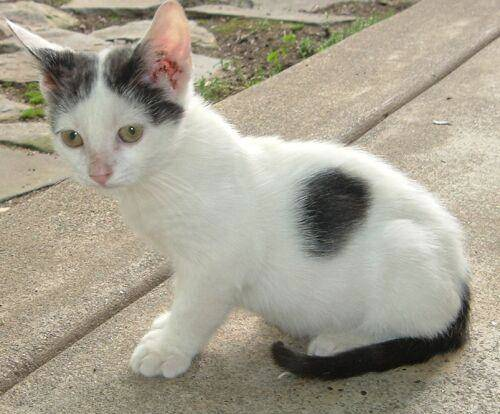
#> input picture img/cat.jpg, 500 x 414 px
$ python calchist.py
#> lines starting #> are read from the running program, lines starting #| are printed output that depends on the picture
import cv2
import matplotlib.pyplot as plt
import numpy as np


img = cv2.imread(r"./img/cat.jpg")
#> img is the input picture: shape (414, 500, 3); mean B, G, R 144.3, 159.9, 165.9
gray = cv2.cvtColor(img, cv2.COLOR_BGR2GRAY)
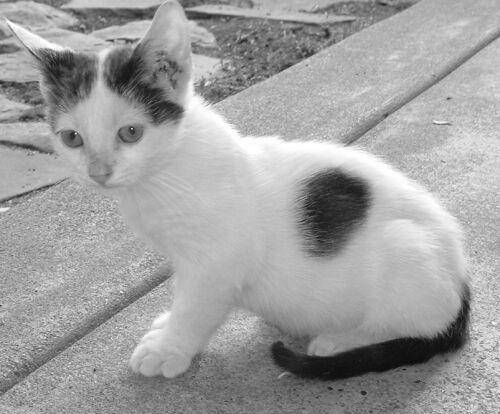
#> gray: shape (414, 500); min 1, max 255, mean 159.9
# 直方图
hist = cv2.calcHist([gray], [0], None, [256], [0, 256])
#> hist = 256 values, max 3659 at index 179, min 0 at index 0, mean 808.6
# 均衡化
equ = cv2.equalizeHist(gray)
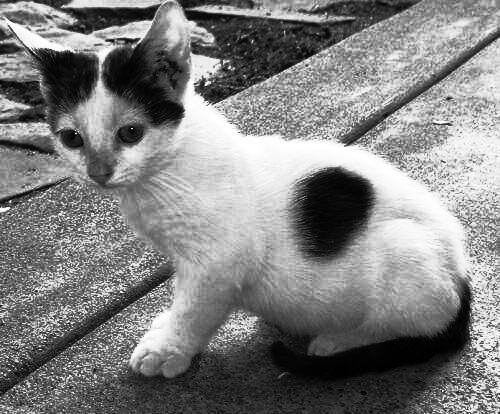
#> equ: shape (414, 500); min 0, max 255, mean 128.6

# 自适应均衡化
clahe = cv2.createCLAHE(clipLimit=2.0, tileGridSize=(8, 8))
cl1 = clahe.apply(gray)
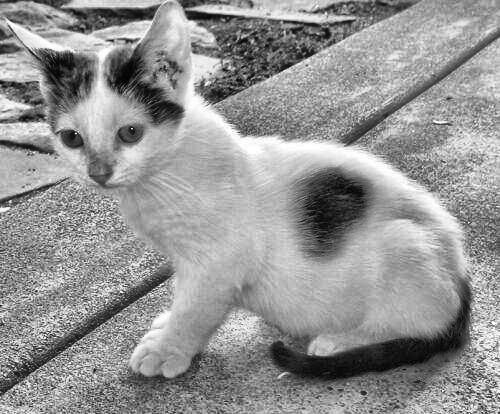
#> cl1: shape (414, 500); min 1, max 255, mean 148.2


plt.hist(equ.ravel(), 256)

plt.hist(gray.ravel(), 256, [0, 256])
plt.show()
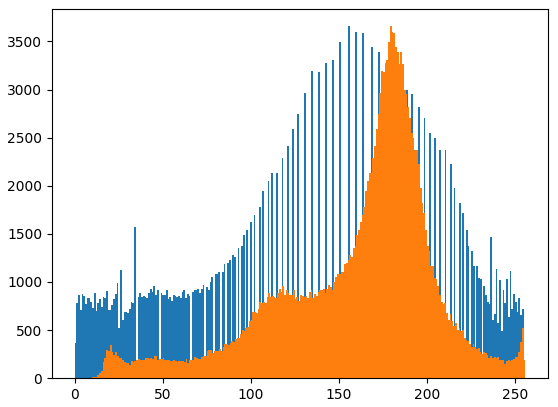
#> figure drawn by matplotlib, 1 panel; tallest bar 3659 high, from x = 155.4 to 156.4; tallest bar 3659 high, from x = 179 to 180

cv2.imshow("img", img)
cv2.imshow("equ", equ)
cv2.imshow("cl1", cl1)
cv2.waitKey(0)

$ run again, with img/clahe.jpg copied over img/cat.jpg
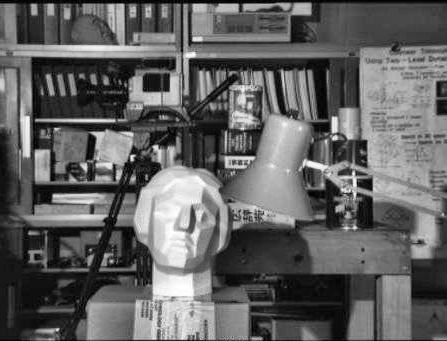
#> input picture img/clahe.jpg, 447 x 341 px
#> img is the input picture: shape (341, 447, 3); min 0, max 255, mean 97.8
#> hist = 256 values, max 1584 at index 23, min 45 at index 253, mean 595.4
#> `cl1 = clahe.apply(gray)`:
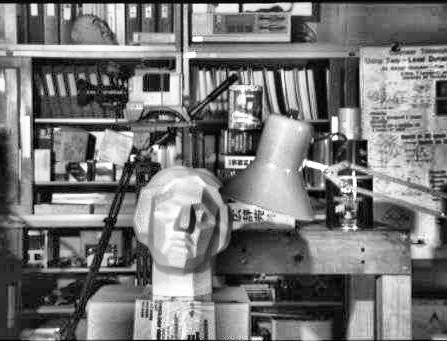
#> cl1: shape (341, 447); min 0, max 255, mean 119.6
#> `plt.show()`:
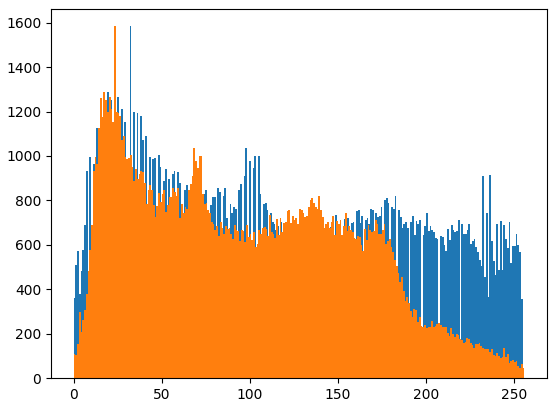
#> figure drawn by matplotlib, 1 panel; tallest bar 1584 high, from x = 31.88 to 32.87; tallest bar 1584 high, from x = 23 to 24
